Frame 1 (no input): blank canvas, image omitted
Frame 60 (no input): blank canvas, image omitted
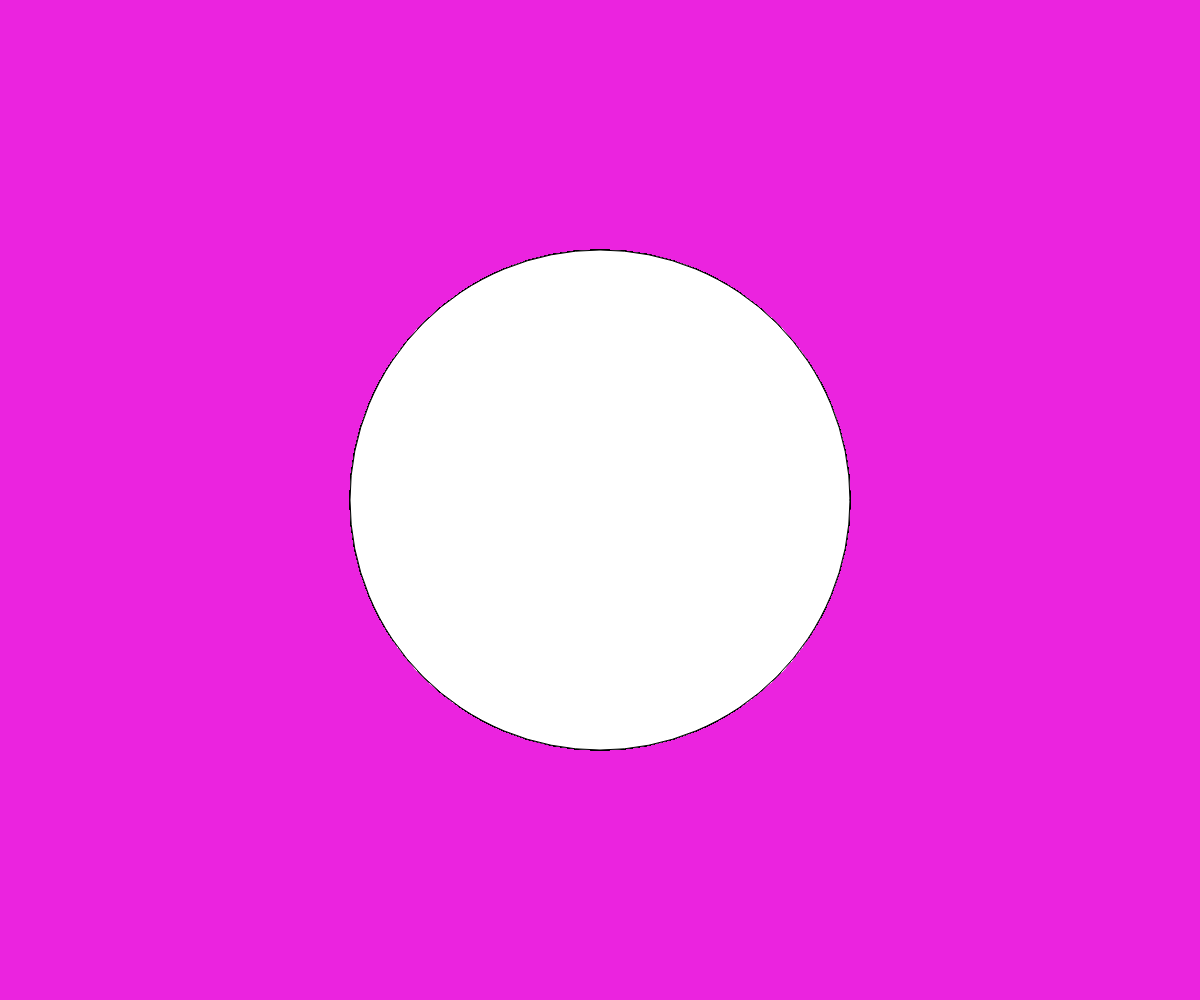
Frame 120 (the mouse pressed at the canvas centre since frame 60)

The p5.js sketch whose frames 1 and 60 were blank and that drew this single picture after the mouse press (run headless with seeded random() and noise() and a simulated clock; from frame 60 on, the mouse is pressed at the canvas centre):

// p5.js sketch
// ── sketch.js
function setup() {
  createCanvas(windowWidth, windowHeight);
  
  background(235, 35, 223);
}

function draw() {
  circle(mouseX, mouseY, mouseY);
}
